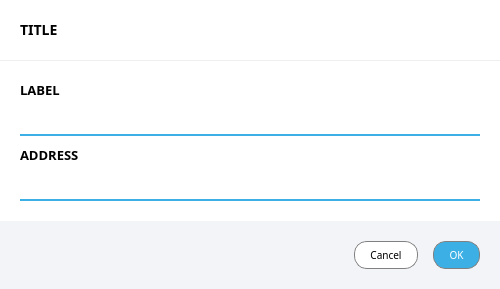
<?xml version="1.0" encoding="UTF-8"?>
<ui version="4.0">
 <class>EditAddressDialog</class>
 <widget class="QDialog" name="EditAddressDialog">
  <property name="windowModality">
   <enum>Qt::ApplicationModal</enum>
  </property>
  <property name="enabled">
   <bool>true</bool>
  </property>
  <property name="geometry">
   <rect>
    <x>0</x>
    <y>0</y>
    <width>500</width>
    <height>280</height>
   </rect>
  </property>
  <property name="sizePolicy">
   <sizepolicy hsizetype="Fixed" vsizetype="Preferred">
    <horstretch>0</horstretch>
    <verstretch>0</verstretch>
   </sizepolicy>
  </property>
  <property name="minimumSize">
   <size>
    <width>0</width>
    <height>0</height>
   </size>
  </property>
  <property name="maximumSize">
   <size>
    <width>16777215</width>
    <height>16777215</height>
   </size>
  </property>
  <property name="windowTitle">
   <string>Edit Address</string>
  </property>
  <property name="styleSheet">
   <string notr="true">#titleWidget, #bodyWidget { background-color: white; }

QLineEdit { border: none; border-bottom: 2px solid #3cb0e5; padding: 3px 5px; background: transparent; } QLineEdit:disabled { border-color: #899399; }</string>
  </property>
  <property name="modal">
   <bool>true</bool>
  </property>
  <layout class="QVBoxLayout" name="editAddressDialogLayout" stretch="0,0">
   <property name="spacing">
    <number>1</number>
   </property>
   <property name="leftMargin">
    <number>0</number>
   </property>
   <property name="topMargin">
    <number>0</number>
   </property>
   <property name="rightMargin">
    <number>0</number>
   </property>
   <property name="bottomMargin">
    <number>0</number>
   </property>
   <item>
    <widget class="QWidget" name="titleWidget" native="true">
     <layout class="QVBoxLayout" name="titleWidgetLayout">
      <property name="spacing">
       <number>0</number>
      </property>
      <property name="leftMargin">
       <number>20</number>
      </property>
      <property name="topMargin">
       <number>20</number>
      </property>
      <property name="rightMargin">
       <number>20</number>
      </property>
      <property name="bottomMargin">
       <number>20</number>
      </property>
      <item>
       <widget class="QLabel" name="titleLabel">
        <property name="font">
         <font>
          <family>Montserrat</family>
          <pointsize>-1</pointsize>
          <weight>75</weight>
          <bold>true</bold>
         </font>
        </property>
        <property name="styleSheet">
         <string notr="true">#titleLabel { text-transform: uppercase; font-family: 'Montserrat'; font-size: 14px; font-weight: bold; }</string>
        </property>
        <property name="text">
         <string>TITLE</string>
        </property>
       </widget>
      </item>
     </layout>
    </widget>
   </item>
   <item>
    <widget class="QWidget" name="bodyWidget" native="true">
     <layout class="QVBoxLayout" name="bodyWidgetLayout">
      <property name="spacing">
       <number>0</number>
      </property>
      <property name="leftMargin">
       <number>0</number>
      </property>
      <property name="topMargin">
       <number>0</number>
      </property>
      <property name="rightMargin">
       <number>0</number>
      </property>
      <property name="bottomMargin">
       <number>0</number>
      </property>
      <item>
       <widget class="QWidget" name="inputWidget" native="true">
        <property name="sizePolicy">
         <sizepolicy hsizetype="Preferred" vsizetype="Preferred">
          <horstretch>0</horstretch>
          <verstretch>0</verstretch>
         </sizepolicy>
        </property>
        <layout class="QVBoxLayout" name="inputWidgetLayout" stretch="1,0">
         <property name="spacing">
          <number>10</number>
         </property>
         <property name="leftMargin">
          <number>20</number>
         </property>
         <property name="topMargin">
          <number>20</number>
         </property>
         <property name="rightMargin">
          <number>20</number>
         </property>
         <property name="bottomMargin">
          <number>20</number>
         </property>
         <item>
          <layout class="QVBoxLayout" name="verticalLayout_2">
           <property name="spacing">
            <number>10</number>
           </property>
           <item>
            <widget class="QLabel" name="labelLabel">
             <property name="font">
              <font>
               <family>Montserrat</family>
               <pointsize>10</pointsize>
               <weight>75</weight>
               <bold>true</bold>
              </font>
             </property>
             <property name="text">
              <string>LABEL</string>
             </property>
            </widget>
           </item>
           <item>
            <widget class="QLineEdit" name="labelEdit">
             <property name="maximumSize">
              <size>
               <width>16777215</width>
               <height>16777215</height>
              </size>
             </property>
             <property name="font">
              <font>
               <family>Open Sans</family>
              </font>
             </property>
             <property name="toolTip">
              <string>The label associated with this address book entry</string>
             </property>
            </widget>
           </item>
          </layout>
         </item>
         <item>
          <layout class="QVBoxLayout" name="verticalLayout_3">
           <property name="spacing">
            <number>10</number>
           </property>
           <item>
            <widget class="QLabel" name="addressLabel">
             <property name="font">
              <font>
               <family>Montserrat</family>
               <pointsize>10</pointsize>
               <weight>75</weight>
               <bold>true</bold>
              </font>
             </property>
             <property name="text">
              <string>ADDRESS</string>
             </property>
            </widget>
           </item>
           <item>
            <widget class="QLineEdit" name="addressEdit">
             <property name="maximumSize">
              <size>
               <width>16777215</width>
               <height>16777215</height>
              </size>
             </property>
             <property name="font">
              <font>
               <family>Open Sans</family>
              </font>
             </property>
             <property name="toolTip">
              <string>The address associated with this address book entry. This can only be modified for sending addresses.</string>
             </property>
            </widget>
           </item>
          </layout>
         </item>
        </layout>
       </widget>
      </item>
      <item>
       <widget class="QWidget" name="buttonWidget" native="true">
        <property name="sizePolicy">
         <sizepolicy hsizetype="Fixed" vsizetype="Preferred">
          <horstretch>0</horstretch>
          <verstretch>0</verstretch>
         </sizepolicy>
        </property>
        <property name="minimumSize">
         <size>
          <width>500</width>
          <height>0</height>
         </size>
        </property>
        <property name="maximumSize">
         <size>
          <width>500</width>
          <height>16777215</height>
         </size>
        </property>
        <property name="styleSheet">
         <string notr="true">#buttonWidget { background-color: #f3f4f7; }

QPushButton { font-family: 'Montserrat'; text-transform: uppercase; font-size: 10px; border: 1px solid gray; padding: 0px 15px; border-radius: 13px; min-height: 26px; max-height: 26px; background-color: white; }

QPushButton:hover, QPushButton:pressed { background-color: #1c99d2; color: white; }
QPushButton:disabled { background-color: white; color: gray; }</string>
        </property>
        <layout class="QHBoxLayout" name="buttonWidgetLayout">
         <property name="spacing">
          <number>15</number>
         </property>
         <property name="leftMargin">
          <number>20</number>
         </property>
         <property name="topMargin">
          <number>20</number>
         </property>
         <property name="rightMargin">
          <number>20</number>
         </property>
         <property name="bottomMargin">
          <number>20</number>
         </property>
         <item>
          <spacer name="horizontalSpacer">
           <property name="orientation">
            <enum>Qt::Horizontal</enum>
           </property>
           <property name="sizeHint" stdset="0">
            <size>
             <width>40</width>
             <height>0</height>
            </size>
           </property>
          </spacer>
         </item>
         <item>
          <widget class="QPushButton" name="cancelButton">
           <property name="font">
            <font>
             <family>Montserrat</family>
             <pointsize>-1</pointsize>
            </font>
           </property>
           <property name="text">
            <string>Cancel</string>
           </property>
          </widget>
         </item>
         <item>
          <widget class="QPushButton" name="confirmButton">
           <property name="font">
            <font>
             <family>Montserrat</family>
             <pointsize>-1</pointsize>
            </font>
           </property>
           <property name="styleSheet">
            <string notr="true">#confirmButton { background-color: #3cb0e5; color: white; border: 1px solid gray; }
#confirmButton:hover, #confirmButton:pressed { background-color: #1c99d2; }</string>
           </property>
           <property name="text">
            <string>OK</string>
           </property>
           <property name="default">
            <bool>true</bool>
           </property>
          </widget>
         </item>
        </layout>
       </widget>
      </item>
     </layout>
    </widget>
   </item>
  </layout>
 </widget>
 <tabstops>
  <tabstop>labelEdit</tabstop>
  <tabstop>addressEdit</tabstop>
  <tabstop>cancelButton</tabstop>
  <tabstop>confirmButton</tabstop>
 </tabstops>
 <resources/>
 <connections/>
</ui>
